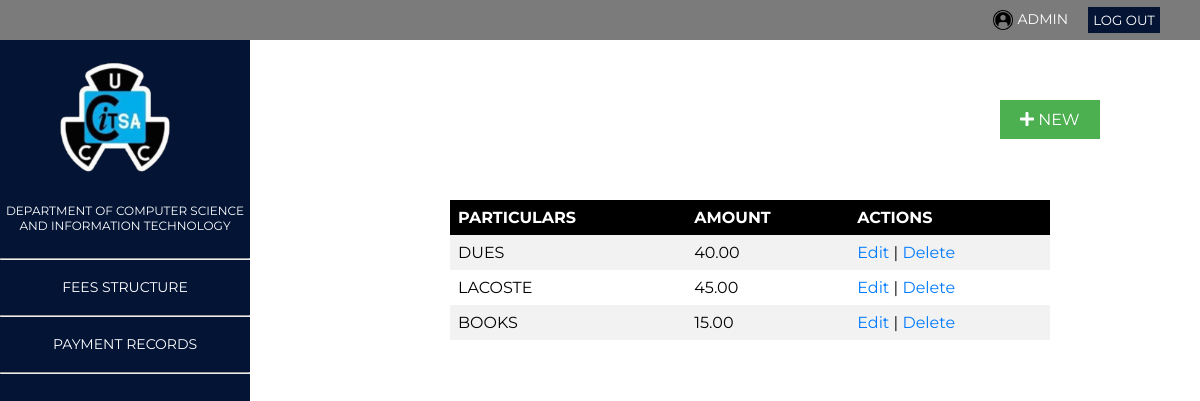
Page /admin_fee_structure.php on the earlier database version.
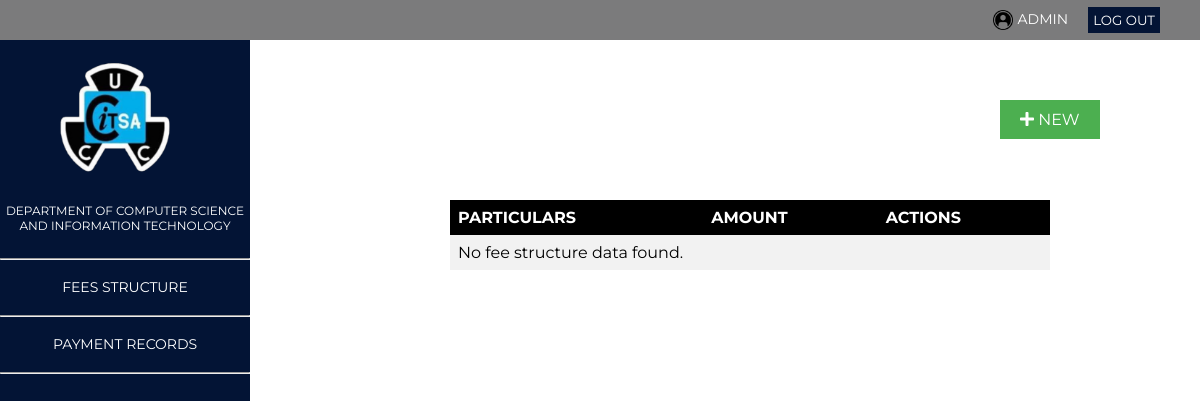
Same page on the later database version.
### tables this page shows
CREATE TABLE `fees` (
  `id` int(11) NOT NULL,
  `particulars` varchar(255) NOT NULL,
  `amount` decimal(10,2) NOT NULL
);

### admin_fee_structure.php (the view, shortened to what this page needs)
<?php
include 'connection.php';
include 'admin_message_dashboard.php';
include 'fee-form.php';
$sql = "SELECT * FROM fees";
$result = mysqli_query($conn, $sql);
echo "<table>";
echo "<tr><th>PARTICULARS</th><th>AMOUNT</th><th>ACTIONS</th></tr>";
if ($result && mysqli_num_rows($result) > 0) {
    while ($row = mysqli_fetch_assoc($result)) {
        echo "<tr><td>" . $row["particulars"] . "</td><td>" . $row["amount"] . "</td><td>";
        echo "<a href='edit_fee.php?id=" . $row["id"] . "''>Edit</a> | ";
        echo "<a href='delete_fee.php?id=" . $row["id"] . "' onclick=\"return confirm('Are you sure you want to delete this fee structure data?');\">Delete</a>";
        echo "</td></tr>";
    }
} else {
    echo "<tr><td colspan='3'>No fee structure data found.</td></tr>";
}
echo "</table>";
?>
<head>
    <link rel="stylesheet" href="https://cdnjs.cloudflare.com/ajax/libs/font-awesome/5.15.3/css/all.min.css" />
</head>
<a href="#">
    <button class="btn add-btn" onclick="openForm()"><i class="fa fa-plus"></i> NEW</button>
</a>

### admin_message_dashboard.php (shortened to what this page needs)
<!DOCTYPE html>
<html lang="en">
<head>
    <link rel="stylesheet" href="css/dashboard.css">
</head>
<body>
    <div class="header">
        <div class="right-section">
            <div class="id-para">
                <img src="images/login.png" alt="">
                <p>ADMIN</p>
            </div>
            <a href="admin_logout.php">
                <button class="btn">LOG OUT</button>
            </a>
        </div>
    </div>
    <div class="sidebar">
        <div class="left-section">
            <img class="logo" src="images/CITSA Logo.png" alt="logo">
            <p class="writing">
                DEPARTMENT OF COMPUTER SCIENCE AND INFORMATION TECHNOLOGY
            </p>
        </div>
        <div class="sidewrite-container">
            <hr>
            <a href="admin_fee_structure.php"><p class="sidewrite-past">FEES STRUCTURE</p></a>
            <hr>
            <a href="payment_records.php"><p class="sidewrite-past">PAYMENT RECORDS</p></a>
            <hr>
        </div>
    </div>
</body>
</html>

### fee-form.php (shortened to what this page needs)
<!DOCTYPE html>
<html lang="en">
<head>
    <link rel="stylesheet" href="css/fee-form.css">
</head>
<body>
</body>
</html>

### css/dashboard.css (style rules this page uses)
* { margin: 0; padding: 0; font-family: 'Montserrat', sans-serif; }
.header { height: 40px; position: fixed; left: 0; right: 0; top: 0; display: flex; flex-direction: row; justify-content: end; background-color: #7b7b7c; }
.right-section { display: flex; margin-right: 40px; }
.id-para { color: white; margin-top: 10px; margin-right: 20px; font-size: 14px; display: flex; }
.id-para img { width: 20px; height: 20px; margin-right: 5px; }
.btn { background-color: #031435; color: white; padding: 5px; border: none; margin-top: 7px; }
.logo { width: 150px; margin-left: 40px; margin-right: 20px; }
.writing { font-size: 12px; color: #ffffff; align-items: center; padding: 5px; text-align: center; }
.left-section { margin-bottom: 20px; align-content: center; }
.sidebar { position: fixed; left: 0; bottom: 0; top: 40px; background-color: #031435; width: 250px; }
.sidebar a { text-decoration: none; }
.sidewrite-container { margin-top: 10px; }
.sidewrite-past { font-size: 14px; color: rgb(255, 255, 255); line-height: 3.9; text-align: center; }

### admin_fee_structure.php (style rules this page uses)
.add-btn { background-color: #4CAF50; border: none; color: white; padding: 10px 20px; text-align: center; text-decoration: none; display: inline-block; font-size: 16px; margin: 100px; margin-left: 1000px; cursor: pointer; }
table { border-collapse: collapse; width: 50%; position: fixed; left: 450px; top: 200px; }
th, td { text-align: left; padding: 8px; }
th { background-color: black; color: white; }
tr:nth-child(even) { background-color: #f2f2f2; }
a { color: #007bff; text-decoration: none; }

Differences in the rows shown:
removed fees: particulars "DUES", amount "40.00"
removed fees: particulars "LACOSTE", amount "45.00"
removed fees: particulars "BOOKS", amount "15.00"
Other differences:
text now shown: "No fee structure data found."
